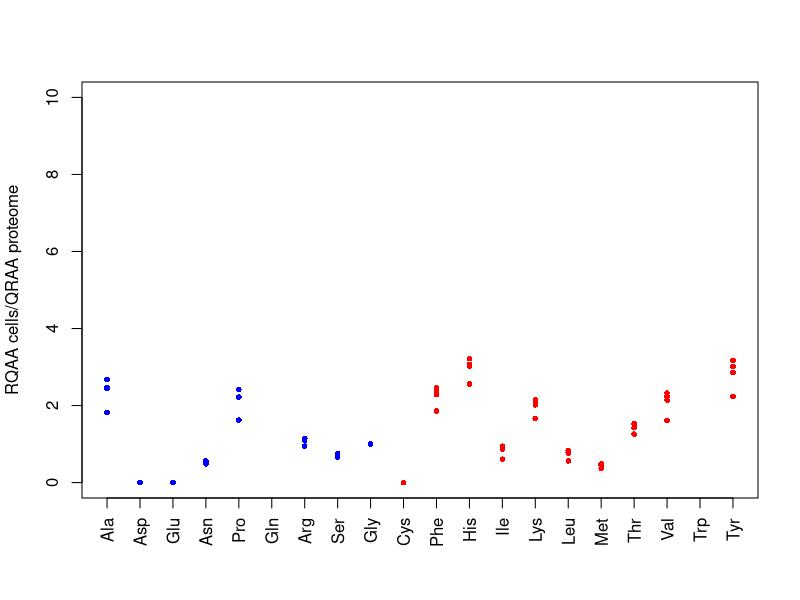

Generate this figure with R:
library(scales)

setwd("<specify_here_the_path_where_you_put_dataFigure5.csv>")

df <- read.csv('dataFigure5.csv')

plot.aminodist <- function(x,labels,color,df,size,alpha) 
{
  n <- length(colnames(df))
  y <- df[,1]
  plot(x,y,pch=16,cex=size,xaxt='n',xlab="", ylab="RQAA cells/QRAA proteome",col=alpha(color,alpha), ylim=c(0,10))
  axis(1,at=x,labels=labels,las=2)
  apply(df[,2:n],MARGIN=2,FUN=function(y) {points(x,y,pch=16,cex=size,col=alpha(color,alpha))})
}
plot.aminodist(df[,1],df[,2],c(rep('blue',9),rep('red',11)),df[,3:6],0.75,1.0)

